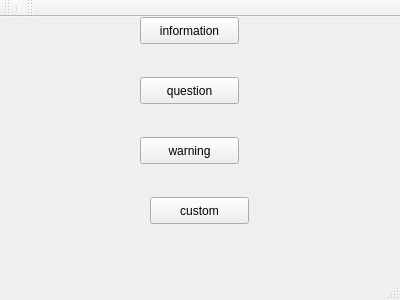
<?xml version="1.0" encoding="UTF-8"?>
<ui version="4.0">
 <class>MainWindow</class>
 <widget class="QMainWindow" name="MainWindow">
  <property name="geometry">
   <rect>
    <x>0</x>
    <y>0</y>
    <width>400</width>
    <height>300</height>
   </rect>
  </property>
  <property name="windowTitle">
   <string>MainWindow</string>
  </property>
  <widget class="QWidget" name="centralWidget">
   <widget class="QPushButton" name="pushButton">
    <property name="geometry">
     <rect>
      <x>140</x>
      <y>0</y>
      <width>99</width>
      <height>27</height>
     </rect>
    </property>
    <property name="text">
     <string>information</string>
    </property>
   </widget>
   <widget class="QPushButton" name="pushButton_2">
    <property name="geometry">
     <rect>
      <x>140</x>
      <y>60</y>
      <width>99</width>
      <height>27</height>
     </rect>
    </property>
    <property name="text">
     <string>question</string>
    </property>
   </widget>
   <widget class="QPushButton" name="pushButton_3">
    <property name="geometry">
     <rect>
      <x>140</x>
      <y>120</y>
      <width>99</width>
      <height>27</height>
     </rect>
    </property>
    <property name="text">
     <string>warning</string>
    </property>
   </widget>
   <widget class="QPushButton" name="pushButton_4">
    <property name="geometry">
     <rect>
      <x>150</x>
      <y>180</y>
      <width>99</width>
      <height>27</height>
     </rect>
    </property>
    <property name="text">
     <string>custom</string>
    </property>
   </widget>
  </widget>
  <widget class="QMenuBar" name="menuBar">
   <property name="geometry">
    <rect>
     <x>0</x>
     <y>0</y>
     <width>400</width>
     <height>25</height>
    </rect>
   </property>
  </widget>
  <widget class="QToolBar" name="mainToolBar">
   <attribute name="toolBarArea">
    <enum>TopToolBarArea</enum>
   </attribute>
   <attribute name="toolBarBreak">
    <bool>false</bool>
   </attribute>
   <addaction name="separator"/>
  </widget>
  <widget class="QStatusBar" name="statusBar"/>
  <widget class="QToolBar" name="toolBar">
   <property name="windowTitle">
    <string>toolBar</string>
   </property>
   <attribute name="toolBarArea">
    <enum>TopToolBarArea</enum>
   </attribute>
   <attribute name="toolBarBreak">
    <bool>false</bool>
   </attribute>
  </widget>
 </widget>
 <layoutdefault spacing="6" margin="11"/>
 <resources/>
 <connections/>
</ui>
